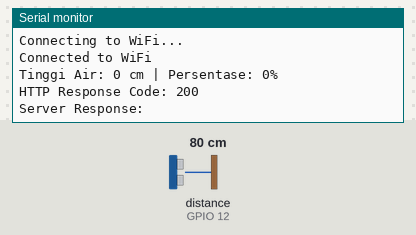
Recording of a sketch running on a simulated ESP32. Shown: the last lines printed to the serial monitor. Wiring (inferred from the names in the program): ultrasonic range finder: trigger GPIO 13; echo GPIO 12. The inputs (shaded band) are chosen by the test bench; at power-on: distance to the obstacle (sensor on GPIO 12) 80 cm. The echo pulse lasts 58.3 µs per cm; WiFi joins after 1.5 s; servers stay silent unless stated; uploads are accepted with an empty reply.

Above: at 3.2 s.
3.3 s: distance to the obstacle (sensor on GPIO 12) set to 2 cm
At 3.38 s:
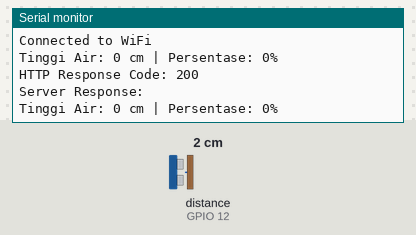
5.0 s: distance to the obstacle (sensor on GPIO 12) set to 4 cm
At 6.6 s:
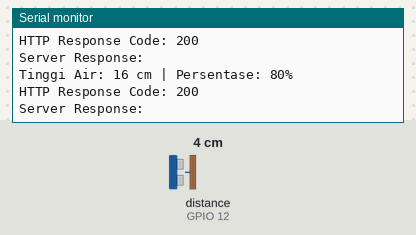
Timing chart, 0 to 8.1 s (numbered marks = the images above; inputs shaded):
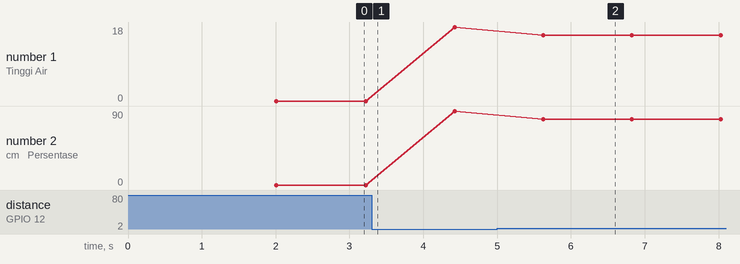

The sketch:

waterflowandpressure.ino
```cpp
#include <WiFi.h>
#include <HTTPClient.h>

#define TRIGGER_PIN  13
#define ECHO_PIN     12

const int MAX_HEIGHT = 20;
const int MIN_HEIGHT = 0;
String sensorID = "WL001";  // Ganti dengan ID sensor Anda

const char* ssid = "Nama wifi anda";
const char* password = "password wifi anda";
const char* serverURL = "http://200.000.00/ma/tes2/api.php"; // Ganti dengan alamat server dan endpoint yang sesuai

void setup() {
  Serial.begin(9600);
  pinMode(TRIGGER_PIN, OUTPUT);
  pinMode(ECHO_PIN, INPUT);

  // Koneksi WiFi
  WiFi.begin(ssid, password);
  while (WiFi.status() != WL_CONNECTED) {
    delay(1000);
    Serial.println("Connecting to WiFi...");
  }
  Serial.println("Connected to WiFi");
}

void loop() {
  long duration, distance;

  // Kirim sinyal trigger
  digitalWrite(TRIGGER_PIN, LOW);
  delayMicroseconds(2);
  digitalWrite(TRIGGER_PIN, HIGH);
  delayMicroseconds(10);
  digitalWrite(TRIGGER_PIN, LOW);

  // Baca waktu pulsa dari sinyal echo
  duration = pulseIn(ECHO_PIN, HIGH);

  // Hitung jarak berdasarkan waktu pulsa
  distance = (duration * 0.0343) / 2;

  // Batasi nilai tinggi air antara MIN_HEIGHT dan MAX_HEIGHT
  distance = constrain(distance, MIN_HEIGHT, MAX_HEIGHT);

  // Hitung persentase tinggi air
  int waterLevelPercentage = map(distance, MIN_HEIGHT, MAX_HEIGHT, 100, 0);

  // Tampilkan hasil di Serial Monitor
  Serial.print("Tinggi Air: ");
  Serial.print(MAX_HEIGHT - distance);
  Serial.print(" cm | Persentase: ");
  Serial.print(waterLevelPercentage);
  Serial.println("%");

  // Kirim data ke server jika terhubung ke WiFi
  if (WiFi.status() == WL_CONNECTED) {
    HTTPClient http;

    // Format data untuk dikirim
    String postData = "idhardware=" + sensorID + "&tinggi_air=" + String(MAX_HEIGHT - distance) + "&persentase=" + String(waterLevelPercentage);

    // Kirim HTTP POST request ke server
    http.begin(serverURL);
    http.addHeader("Content-Type", "application/x-www-form-urlencoded");
    int httpResponseCode = http.POST(postData);

    // Tampilkan hasil dari server
    Serial.println("HTTP Response Code: " + String(httpResponseCode));
    Serial.println("Server Response: " + http.getString());

    // Selesai dengan request
    http.end();
  } else {
    Serial.println("WiFi Disconnected");
  }

  // Tunggu 1 detik sebelum membaca ulang
  delay(1000);
}
```

Measured:
- after the input at 5.0 s, the serial monitor: prints a new line after 0.62 s (image 2)
- plotted number 1: 0 → 18 after the input at 3.3 s, 18 → 16 after the input at 5.0 s
- plotted number 2: 0 → 90 after the input at 3.3 s, 90 → 80 after the input at 5.0 s
